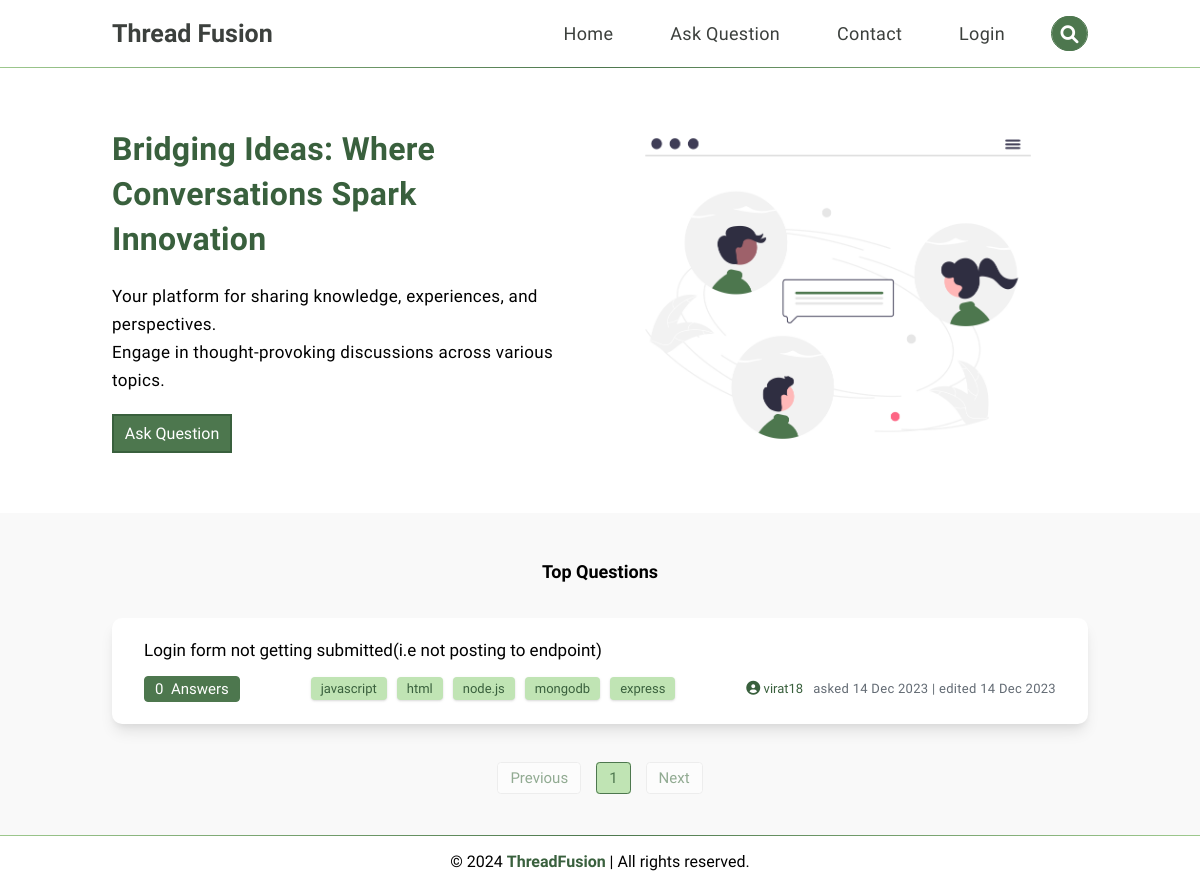
/, run on an earlier commit of the app's database.
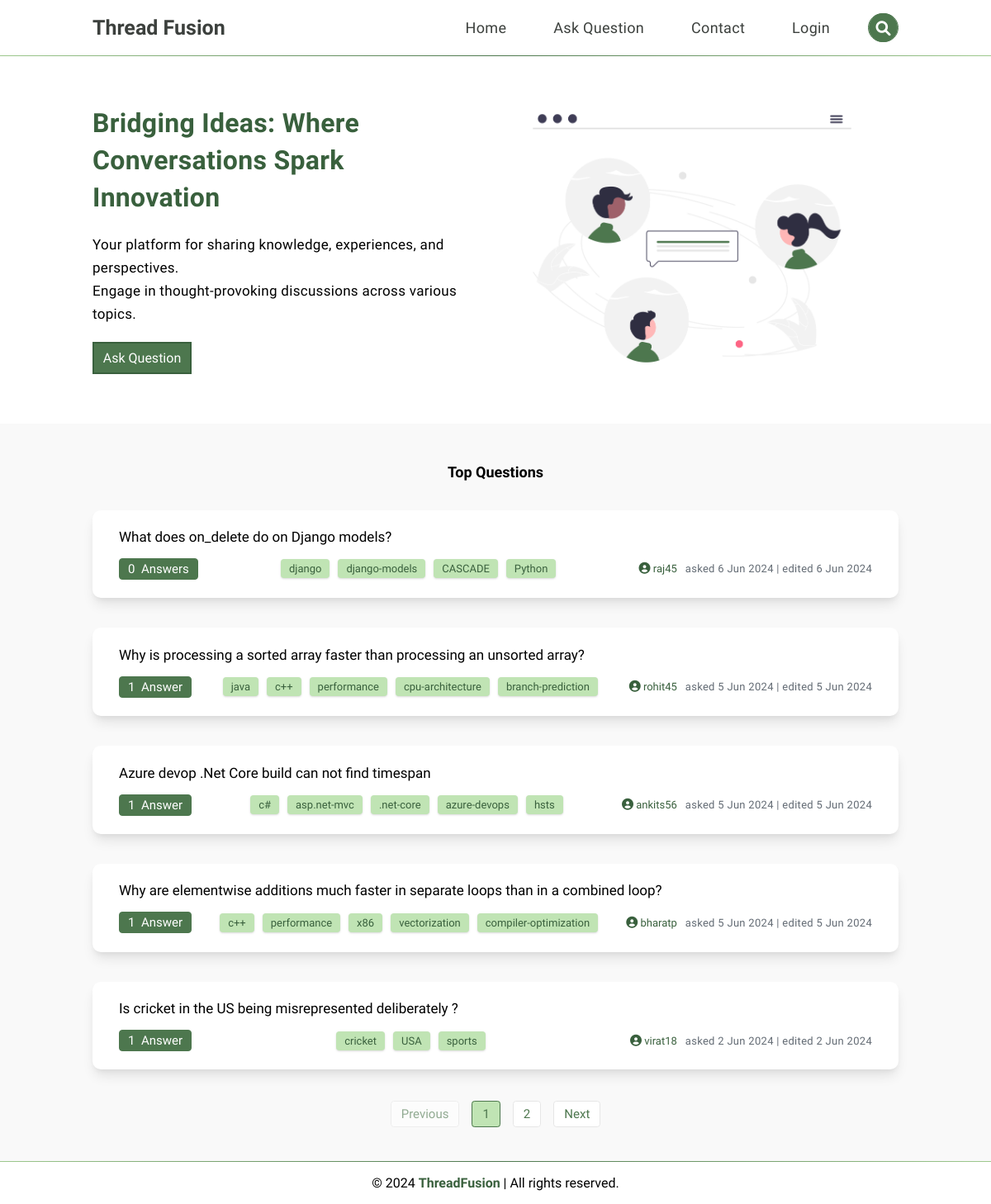
And on a later commit of the database.
### threadfusion/models.py (models this page shows, shortened)
class Question(models.Model):
    title = models.CharField(max_length=140)
    description = QuillField()
    tags = models.CharField(max_length=64)
    user = models.ForeignKey(User, on_delete=models.CASCADE, related_name="user")
    created_at = models.DateTimeField(auto_now_add=True)
    updated_at = models.DateTimeField(auto_now=True)

class User(AbstractUser):
    pass

### threadfusion/views.py (the view)
# urls.py: path("", views.index, name="index"),
def index(request):
    all_questions = Question.objects.all().order_by('id').reverse()
    paginator = Paginator(all_questions, 5)
    page_number = request.GET.get('page')
    page_obj = paginator.get_page(page_number)
    questions = []
    for question in page_obj:
        tags = [t.strip() for t in question.tags.split(",")]
        all_answers = Answer.objects.filter(question=question)
        answers_count = all_answers.count()
        questions.append({
            'question': question,
            'tags': tags,
            'answers_count': answers_count,
        })
    return render(request, "threadfusion/index.html", {
        "questions": questions,
        "page_obj": page_obj,
    })

### threadfusion/context_processors.py (called while the page is built)
def profile_context_processor(request):
    profile = None
    if request.user.is_authenticated:
        try:
            profile = Profile.objects.get(user=request.user)
        except Profile.DoesNotExist:
            profile = None
    return {'profile_img': profile}

### threadfusion/templates/threadfusion/index.html (shortened to what this page needs)
{% extends "threadfusion/navbar.html" %}
{% block body %}
    <div class="hero-section">
        <div class="headline">
            <h1>Bridging Ideas: Where Conversations Spark Innovation</h1>
            <p>Your platform for sharing knowledge, experiences, and perspectives.
                <br>
                Engage in thought-provoking discussions across various topics.
            </p>
            <a href="{% url 'askquestion' %}">Ask Question</a>
        </div>
        <div class="illustration">
            <img src="static/threadfusion/forum1.png" alt="Illustration">
        </div>
    </div>
    <div class="top-questions">
        <h4>Top Questions</h4>
        {% for ques in questions %}
            <div class="question-box">
                <a href="{% url 'singlequestion' id=ques.question.id %}" class="title">{{ ques.question.title }}</a>
                <div class="answers-date">
                    <h3 class="answer_count">
                        {% if ques.answers_count == 1 %}
                            {{ ques.answers_count }} &nbsp;Answer
                        {% else %}
                            {{ ques.answers_count }} &nbsp;Answers
                        {% endif %}
                    </h3>
                    <ul class="tags">
                        {% for tag in ques.tags %}
                            <li><a href="{% url 'tags' tag=tag %}">{{ tag }}</a></li>
                        {% endfor %}
                    </ul>
                    <div class="question-by">
                        <a href="{% url 'userprofile' ques.question.user.id %}" class="user-name"><i class='fa fa-user-circle' style="font-size: 14px"></i> {{ ques.question.user }}</a>
                        <p class="date-posted">asked {{ ques.question.created_at | date:"j M Y" }} | edited {{ques.question.updated_at | date:"j M Y" }}</p>
                    </div>
                </div>
            </div>
        {% endfor %}
        <div class="pagination">
            <ul class="pages">
                {% if page_obj.has_previous %}
                    <li><a href="?page={{ page_obj.previous_page_number }}">Previous</a></li>
                {% else %}
                    <li><span class="disabled">Previous</span></li>
                {% endif %}
                {% for num in page_obj.paginator.page_range %}
                    {% if page_obj.number == num %}
                        <li><span class="active">{{ num }}</span></li>
                    {% else %}
                        <li><a href="?page={{ num }}">{{ num }}</a></li>
                    {% endif %}
                {% endfor %}
                {% if page_obj.has_next %}
                    <li><a href="?page={{ page_obj.next_page_number }}">Next</a></li>
                {% else %}
                    <li><span class="disabled">Next</span></li>
                {% endif %}
            </ul>
        </div>
    </div>
{% endblock %}
{% block footer %}
    {% include "threadfusion/footer.html" %}
{% endblock %}

### threadfusion/templates/threadfusion/navbar.html (shortened to what this page needs)
{% load static %}
<!DOCTYPE html>
<html lang="en">
<head>
    <link href="{% static 'threadfusion/style.css' %}" rel="stylesheet">
    <link href="https://cdn.quilljs.com/1.3.6/quill.snow.css" rel="stylesheet">
    <link rel="stylesheet" href="https://cdnjs.cloudflare.com/ajax/libs/font-awesome/6.0.0/css/all.min.css" />
</head>
<body>
    <nav class="navbar-menu">
        <a class="logo" href="{% url 'index' %}">Thread Fusion</a>
        <div class="main-menu" id="main-menu">
            <ul class="nav-lists">
                <li><a href="{% url 'index' %}">Home</a></li>
                <li><a href="{% url 'askquestion' %}">Ask Question</a></li>
                <li><a href="{% url 'contact' %}">Contact</a></li>
                {% if user.is_authenticated %}
                    <li><a href="{% url 'logout' %}"><i class="fa-solid fa-right-to-bracket" id="mobile-icon"></i>Logout</a></li>
                    {% if profile_img %}
                        <li class="user-profile-tag">
                            <a href="{% url 'userprofile' user.id %}">
                                <div class="image-box">
                                    <img src="{{ profile_img.profile_image.url }}" alt="Profile_Image" class="profile-image" >
                                    <span>{{ user.username }}</span>
                                </div>
                            </a>
                        </li>
                    {% else %}
                        <li>
                            <a href="{% url 'userprofile' user.id %}">
                                <i class='fa fa-user-circle' style="font-size: 20px;"></i>
                                {{ user.username }}
                            </a>
                        </li>
                    {% endif %}
                {% else %}
                    <li><a href="{% url 'login' %}">Login</a></li>
                {% endif %}
            </ul>
            <form action="{% url 'search' %}" method="GET" class="search-box search-form">
                <button type="submit" class="search-btn"><i class="fa fa-search"></i></button>
            </form>
        </div>
    </nav>
    <div class="box-container" id="box-container">
        {% block body %}
        {% endblock %}
    </div>
    {% block footer %}
    {% endblock %}
</body>
</html>

### threadfusion/templates/threadfusion/footer.html (shortened to what this page needs)
<footer class="footer">
    <p>&copy; <span class="year"></span> <a href="{% url 'index' %}">ThreadFusion</a> | All rights reserved.</p>
</footer>

What changed in the data, as far as the page shows it:
removed Question: question "Login form not getting submitted(i.e not posting to endpoint)", answers_count "0", tags "javascript" "html" "node.js" "mongodb" "express", question.user "virat18", question.created_at "14 Dec 2023", question.updated_at "14 Dec 2023"
added Question: question "What does on_delete do on Django models?", answers_count "0", tags "django" "django-models" "CASCADE" "Python", question.user "raj45", question.created_at "6 Jun 2024", question.updated_at "6 Jun 2024"
added Question: question "Why is processing a sorted array faster than processing an unsorted array?", answers_count "1", tags "java" "c++" "performance" "cpu-architecture" "branch-prediction", question.user "rohit45", question.created_at "5 Jun 2024", question.updated_at "5 Jun 2024"
added Question: question "Azure devop .Net Core build can not find timespan", answers_count "1", tags "c#" "asp.net-mvc" ".net-core" "azure-devops" "hsts", question.user "ankits56", question.created_at "5 Jun 2024", question.updated_at "5 Jun 2024"
added Question: question "Why are elementwise additions much faster in separate loops than in a combined loop?", answers_count "1", tags "c++" "performance" "x86" "vectorization" "compiler-optimization", question.user "bharatp", question.created_at "5 Jun 2024", question.updated_at "5 Jun 2024"
added Question: question "Is cricket in the US being misrepresented deliberately ?", answers_count "1", tags "cricket" "USA" "sports", question.user "virat18", question.created_at "2 Jun 2024", question.updated_at "2 Jun 2024"
Also different on the page:
new list line: "2"
